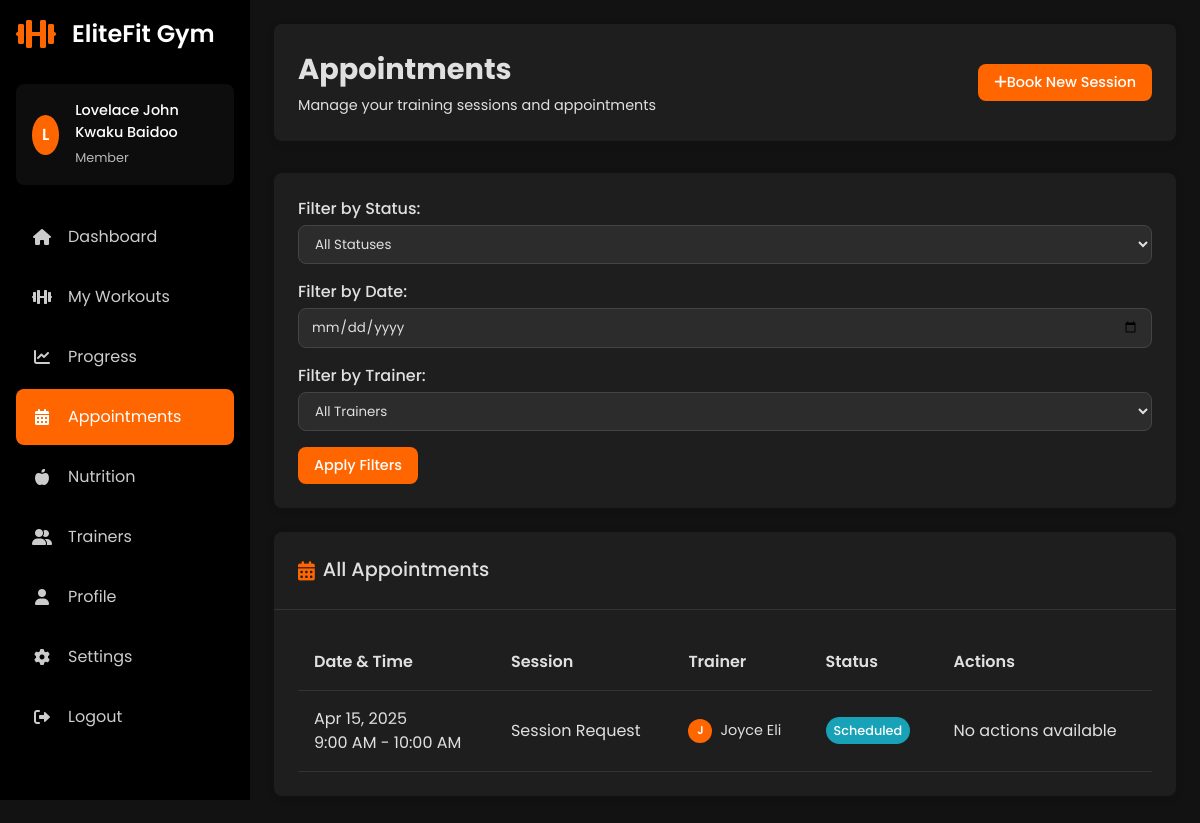
Screenshot of /Public/member/appointments.php (signed in) with the database file from the repository.
### tables this page shows
CREATE TABLE IF NOT EXISTS `trainer_schedule` (
  `id` int NOT NULL AUTO_INCREMENT,
  `trainer_id` int NOT NULL,
  `member_id` int DEFAULT NULL,
  `title` varchar(100) NOT NULL,
  `description` text,
  `start_time` datetime NOT NULL,
  `end_time` datetime NOT NULL,
  `status` enum('scheduled','completed','cancelled') DEFAULT 'scheduled',
  `location` varchar(100) DEFAULT NULL,
  `created_at` timestamp NULL DEFAULT CURRENT_TIMESTAMP,
  `updated_at` timestamp NULL DEFAULT CURRENT_TIMESTAMP ON UPDATE CURRENT_TIMESTAMP,
  PRIMARY KEY (`id`),
  KEY `trainer_id` (`trainer_id`),
  KEY `member_id` (`member_id`)
);

CREATE TABLE IF NOT EXISTS `users` (
  `id` int NOT NULL AUTO_INCREMENT,
  `name` varchar(100) NOT NULL,
  `email` varchar(100) NOT NULL,
  `password` varchar(255) NOT NULL,
  `role` enum('Member','Trainer','Admin','EquipmentManager') NOT NULL,
  `experience_level` varchar(50) DEFAULT NULL,
  `fitness_goals` text,
  `preferred_routines` text,
  `created_at` timestamp NULL DEFAULT CURRENT_TIMESTAMP,
  `height` varchar(20) DEFAULT NULL,
  `weight` decimal(5,2) DEFAULT NULL,
  `date_of_birth` date DEFAULT NULL,
  `profile_image` varchar(255) DEFAULT NULL,
  `phone` varchar(20) DEFAULT NULL,
  `locked_until` datetime DEFAULT NULL,
  `failed_attempts` int DEFAULT '0',
  PRIMARY KEY (`id`),
  UNIQUE KEY `email` (`email`),
  KEY `idx_locked_until` (`locked_until`)
);

### Public/member/member-theme-helper.php (called while the page is built, shortened)
<?php
function getThemePreference($conn, $userId) {
  $theme = 'dark';
  try {
      $tableExists = $conn->query("SHOW TABLES LIKE 'member_settings'")->rowCount() > 0;
      if (!$tableExists) {
          $conn->exec("
              CREATE TABLE member_settings (
                  id INT AUTO_INCREMENT PRIMARY KEY,
                  user_id INT NOT NULL,
                  theme_preference VARCHAR(20) DEFAULT 'dark',
                  notification_email TINYINT(1) DEFAULT 1,
                  notification_sms TINYINT(1) DEFAULT 0,
                  show_weight_on_profile TINYINT(1) DEFAULT 0,
                  measurement_unit VARCHAR(10) DEFAULT 'metric',
                  created_at TIMESTAMP DEFAULT CURRENT_TIMESTAMP,
                  updated_at TIMESTAMP DEFAULT CURRENT_TIMESTAMP ON UPDATE CURRENT_TIMESTAMP,
                  UNIQUE KEY (user_id)
              )
          ");
          $stmt = $conn->prepare("INSERT INTO member_settings (user_id) VALUES (?)");
          $stmt->execute([$userId]);
      } else {
          $columnExists = $conn->query("SHOW COLUMNS FROM member_settings LIKE 'theme_preference'")->rowCount() > 0;
      }
      $stmt = $conn->prepare("SELECT theme_preference FROM member_settings WHERE user_id = ?");
      $stmt->execute([$userId]);
      $themeResult = $stmt->fetch(PDO::FETCH_ASSOC);
      if ($themeResult && isset($themeResult['theme_preference'])) {
          $theme = $themeResult['theme_preference'];
      }
  } catch (PDOException $e) {
  }
  return $theme;
}
function formatDate($date) {
  return date('M j, Y', strtotime($date));
}
function formatTime($time) {
  return date('g:i A', strtotime($time));
}

### Public/member/appointments.php (the view, shortened to what this page needs)
<?php
$userId = $_SESSION['user_id'];
$userName = $_SESSION['name'];
$profileImage = $_SESSION['profile_image'] ?? '';
$conn = connectDB();
require_once 'member-theme-helper.php';
$theme = getThemePreference($conn, $userId);
$dateFilter = isset($_GET['date']) ? $_GET['date'] : '';
$query = "
    SELECT ts.id, ts.title, ts.description, ts.start_time, ts.end_time, ts.status,
           u.id as trainer_id, u.name as trainer_name, u.profile_image as trainer_image
    FROM trainer_schedule ts
    JOIN users u ON ts.trainer_id = u.id
    WHERE ts.member_id = ?
";
$queryParams = [$userId];
$query .= " ORDER BY ts.start_time DESC";
$stmt = $conn->prepare($query);
$stmt->execute($queryParams);
$appointments = $stmt->fetchAll(PDO::FETCH_ASSOC);
?>
<!DOCTYPE html>
<html lang="en" data-theme="<?php echo $theme; ?>">
<head>
    <link rel="stylesheet" href="https://cdnjs.cloudflare.com/ajax/libs/font-awesome/6.0.0-beta3/css/all.min.css">
    <link rel="stylesheet" href="../assets/css/member-dashboard.css">
</head>
<body>
    <div class="dashboard-container">
        <div class="sidebar" id="sidebar">
            <div class="sidebar-header">
                <i class="fas fa-dumbbell fa-2x"></i>
                <h2>EliteFit Gym</h2>
            </div>
            <div class="sidebar-user">
                <div class="user-avatar">
                    <?php if (!empty($profileImage)): ?>
                        <img src="<?php echo htmlspecialchars($profileImage); ?>" alt="Profile">
                    <?php else: ?>
                        <div class="avatar-placeholder">
                            <?php echo strtoupper(substr($userName, 0, 1)); ?>
                        </div>
                    <?php endif; ?>
                </div>
                <div class="user-info">
                    <h3><?php echo htmlspecialchars($userName); ?></h3>
                    <span class="user-status">Member</span>
                </div>
            </div>
            <ul class="sidebar-menu">
                <li><a href="dashboard.php"><i class="fas fa-home"></i> <span>Dashboard</span></a></li>
                <li><a href="workouts.php"><i class="fas fa-dumbbell"></i> <span>My Workouts</span></a></li>
                <li><a href="progress.php"><i class="fas fa-chart-line"></i> <span>Progress</span></a></li>
                <li><a href="appointments.php" class="active"><i class="fas fa-calendar-alt"></i> <span>Appointments</span></a></li>
                <li><a href="nutrition.php"><i class="fas fa-apple-alt"></i> <span>Nutrition</span></a></li>
                <li><a href="trainers.php"><i class="fas fa-user-friends"></i> <span>Trainers</span></a></li>
                <li><a href="profile.php"><i class="fas fa-user"></i> <span>Profile</span></a></li>
                <li><a href="settings.php"><i class="fas fa-cog"></i> <span>Settings</span></a></li>
                <li><a href="../logout.php"><i class="fas fa-sign-out-alt"></i> <span>Logout</span></a></li>
            </ul>
        </div>
        <div class="main-content">
            <div class="header">
                <div>
                    <h1>Appointments</h1>
                    <p>Manage your training sessions and appointments</p>
                </div>
                <div class="header-actions">
                    <a href="book-session.php" class="btn btn-primary">
                        <i class="fas fa-plus"></i> Book New Session
                    </a>
                </div>
            </div>
            <div class="card">
                <div class="card-content">
                    <form action="appointments.php" method="get" class="filters-form">
                        <div class="form-group">
                            <label for="status">Filter by Status:</label>
                            <select id="status" name="status" class="form-control">
                                <option value="">All Statuses</option>
                            </select>
                        </div>
                        <div class="form-group">
                            <label for="date">Filter by Date:</label>
                            <input type="date" id="date" name="date" class="form-control" value="<?php echo $dateFilter; ?>">
                        </div>
                        <div class="form-group">
                            <label for="trainer_id">Filter by Trainer:</label>
                            <select id="trainer_id" name="trainer_id" class="form-control">
                                <option value="0">All Trainers</option>
                            </select>
                        </div>
                        <button type="submit" class="btn">Apply Filters</button>
                    </form>
                </div>
            </div>
            <div class="card">
                <div class="card-header">
                    <h2><i class="fas fa-calendar-alt"></i> All Appointments</h2>
                </div>
                <div class="card-content">
                    <?php if (empty($appointments)): ?>
                        <div class="empty-state">
                            <i class="fas fa-calendar-alt"></i>
                            <h3>No appointments found</h3>
                            <p>You don't have any appointments matching your filters.</p>
                            <a href="book-session.php" class="btn">Book a Session</a>
                        </div>
                    <?php else: ?>
                        <div class="table-responsive">
                            <table class="table">
                                <thead>
                                    <tr>
                                        <th>Date & Time</th>
                                        <th>Session</th>
                                        <th>Trainer</th>
                                        <th>Status</th>
                                        <th>Actions</th>
                                    </tr>
                                </thead>
                                <tbody>
                                    <?php foreach ($appointments as $appointment): ?>
                                        <tr>
                                            <td>
                                                <div class="appointment-time">
                                                    <div><?php echo formatDate($appointment['start_time']); ?></div>
                                                    <div><?php echo formatTime($appointment['start_time']); ?> - <?php echo formatTime($appointment['end_time']); ?></div>
                                                </div>
                                            </td>
                                            <td>
                                                <div class="appointment-info">
                                                    <div class="appointment-title"><?php echo htmlspecialchars($appointment['title']); ?></div>
                                                </div>
                                            </td>
                                            <td>
                                                <div class="trainer-info">
                                                    <?php if (!empty($appointment['trainer_image'])): ?>
                                                        <img src="<?php echo htmlspecialchars($appointment['trainer_image']); ?>" alt="Trainer" class="trainer-avatar">
                                                    <?php else: ?>
                                                        <div class="trainer-avatar-placeholder">
                                                            <?php echo strtoupper(substr($appointment['trainer_name'], 0, 1)); ?>
                                                        </div>
                                                    <?php endif; ?>
                                                    <span><?php echo htmlspecialchars($appointment['trainer_name']); ?></span>
                                                </div>
                                            </td>
                                            <td>
                                                <span class="status-badge <?php echo $appointment['status']; ?>">
                                                    <?php echo ucfirst($appointment['status']); ?>
                                                </span>
                                            </td>
                                            <td>
                                                <?php
                                                    $appointmentTime = new DateTime($appointment['start_time']);
                                                    $now = new DateTime();
                                                    $canCancel = ($appointmentTime > $now) && ($appointment['status'] !== 'cancelled');
                                                ?>
                                                <?php if ($canCancel): ?>
                                                    <button class="btn btn-sm btn-danger" onclick="confirmCancel(<?php echo $appointment['id']; ?>, '<?php echo formatDate($appointment['start_time']); ?>', '<?php echo formatTime($appointment['start_time']); ?>')">
                                                        <i class="fas fa-times"></i> Cancel
                                                    </button>
                                                <?php else: ?>
                                                    <span class="text-muted">No actions available</span>
                                                <?php endif; ?>
                                            </td>
                                        </tr>
                                    <?php endforeach; ?>
                                </tbody>
                            </table>
                        </div>
                    <?php endif; ?>
                </div>
            </div>
        </div>
    </div>
</body>
</html>

### rows the page displays
trainer_schedule: start_time "Apr 15, 2025", start_time "9:00 AM", end_time "10:00 AM", title "Session Request", users.name "J", users.name "Joyce Eli", status "Scheduled", shows "No actions available"

### other values shown
substr($userName, 0, 1) "L"
$userName "Lovelace John Kwaku Baidoo"
